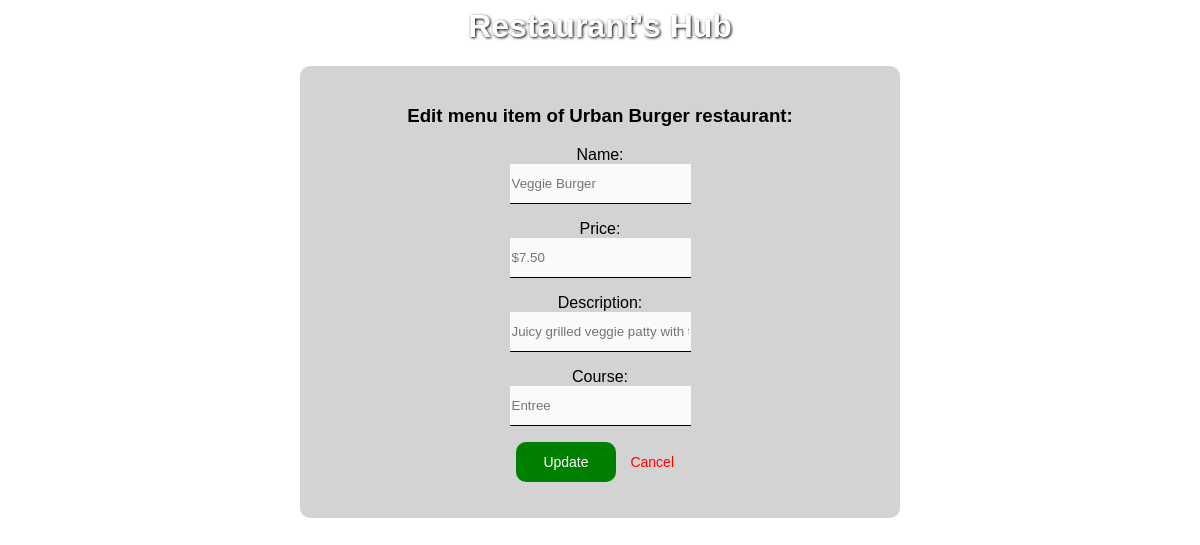
Screenshot of /restaurant/1/menu/1/edit with the database file from the repository.
### database_setup.py (models this page shows)
class Restaurant(Base):
    __tablename__ = 'restaurant'
    id = Column(Integer, primary_key=True)
    name = Column(String(80), nullable=False)

class MenuItem(Base):
    __tablename__ = 'menu_item'
    id = Column(Integer, primary_key=True)
    name = Column(String(80), nullable=False)
    price = Column(String(80), nullable=False)
    description = Column(String(250), nullable=False)
    course = Column(String(80), nullable=False)
    restaurant_id = Column(Integer, ForeignKey('restaurant.id'))
    restaurant = relationship(Restaurant)

### webserver.py (the view, shortened to what this page needs)
@app.route('/restaurant/<int:restaurant_id>/menu/<int:menuitem_id>/edit', methods=['GET', 'POST'])
def editMenuItem(restaurant_id, menuitem_id):
    restaurant = session.query(Restaurant).filter_by( id = restaurant_id).one()
    itemToEdit = session.query(MenuItem).filter_by( id = menuitem_id).one()
    if request.method == 'GET':
        return render_template('editMenuItem.html', restaurant = restaurant, item = itemToEdit )

### templates/editMenuItem.html (shortened to what this page needs)
<html>
        <link rel=stylesheet type=text/css href="{{ url_for('static', filename='styles.css') }}">
    <body>
        <div class='container'>
            <h1> Restaurant's Hub </h1>
            <div class='container-inner'>
                <h3>  Edit menu item of {{ restaurant.name }} restaurant: </h3>
                <form action='#' method='POST'>
                    <p> Name: </br> <input name='name' type='text' placeholder="{{ item.name }}" > </p>
                    <p> Price:  </br><input name='price' type='text' placeholder="{{ item.price }}"  >  </p>
                    <p> Description: </br> <input name='description' type='text'  placeholder="{{ item.description }}" >  </p>
                    <p> Course:  </br><input name='course' type='text' placeholder="{{ item.course }}"  >  </p>
                    <input type='submit' value='Update' action='/restaurant/{{restaurant.id}}/menu/{{ item.id}}/edit' class='button'>
                    <a href='{{ url_for("showMenu", restaurant_id = restaurant.id )}}' class='cancel-button'> Cancel </a>
                </form>
            </div>
        </div>
    </body>
</html>

### static/styles.css (style rules this page uses)
body { background-image: url('/static/bg.jpg'); background-size: cover; background-attachment: fixed; }
h1 { color: white; text-shadow: 1px 1px 3px #000 ; }
.container { width: 80%; max-width: 600px; margin: auto; text-align: center; font-family: Verdana, Geneva, Tahoma, sans-serif; }
.container-inner { padding: 20px; background-color: lightgray; border-radius: 10px; }
.button { width: 100px; height: 40px; background-color: green; padding: 10px; border-radius: 10px; border: none; color: white; font-size: 14px; text-decoration: none; }
.cancel-button { width: 100px; height: 40px; padding: 10px; border-radius: 10px; border: none; font-size: 14px; text-decoration: none; color: red; }
input[type='text'] { background-color: #fafafa; border: none; border-bottom: 1px solid #000; height: 40px; }

### rows the page displays
Restaurant: name "Urban Burger"
MenuItem: name "Veggie Burger", price "$7.50", description "Juicy grilled veggie patty with tomato mayo and lettuce", course "Entree"
